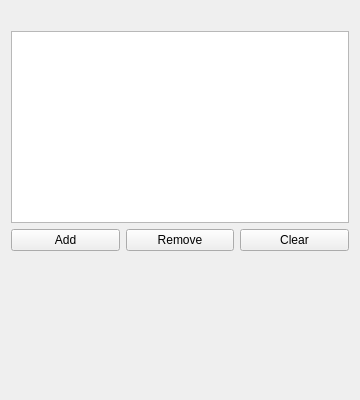
<?xml version="1.0" encoding="UTF-8"?>
<ui version="4.0">
 <class>Form</class>
 <widget class="QWidget" name="Form">
  <property name="geometry">
   <rect>
    <x>0</x>
    <y>0</y>
    <width>360</width>
    <height>400</height>
   </rect>
  </property>
  <property name="windowTitle">
   <string>Feature List</string>
  </property>
  <layout class="QGridLayout" name="gridLayout">
   <item row="0" column="0" colspan="3">
    <widget class="QLabel" name="featureHint">
     <property name="text">
      <string notr="true"/>
     </property>
     <property name="wordWrap">
      <bool>true</bool>
     </property>
    </widget>
   </item>
   <item row="1" column="0" colspan="3">
    <widget class="QListWidget" name="featureList">
     <property name="toolTip">
      <string>Faces in this list. Selecting an entry highlights it in the 3D view.</string>
     </property>
     <property name="selectionMode">
      <enum>QAbstractItemView::ExtendedSelection</enum>
     </property>
    </widget>
   </item>
   <item row="2" column="0">
    <widget class="QPushButton" name="addFeature">
     <property name="toolTip">
      <string>Add the faces selected in the 3D view</string>
     </property>
     <property name="text">
      <string>Add</string>
     </property>
    </widget>
   </item>
   <item row="2" column="1">
    <widget class="QPushButton" name="deleteFeature">
     <property name="toolTip">
      <string>Remove the selected entries from the list</string>
     </property>
     <property name="text">
      <string>Remove</string>
     </property>
    </widget>
   </item>
   <item row="2" column="2">
    <widget class="QPushButton" name="clearFeature">
     <property name="toolTip">
      <string>Remove all entries from the list</string>
     </property>
     <property name="text">
      <string>Clear</string>
     </property>
    </widget>
   </item>
   <item row="3" column="0" colspan="3">
    <spacer name="verticalSpacer">
     <property name="orientation">
      <enum>Qt::Vertical</enum>
     </property>
     <property name="sizeHint" stdset="0">
      <size>
       <width>20</width>
       <height>40</height>
      </size>
     </property>
    </spacer>
   </item>
  </layout>
 </widget>
 <tabstops>
  <tabstop>featureList</tabstop>
  <tabstop>addFeature</tabstop>
  <tabstop>deleteFeature</tabstop>
  <tabstop>clearFeature</tabstop>
 </tabstops>
 <resources/>
 <connections/>
</ui>
